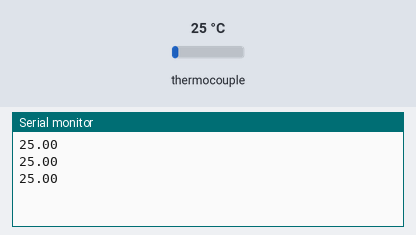
The sketch below on a simulated Arduino Uno, built with avr-gcc and run on an emulated ATmega328P. Shown: the last lines printed to the serial monitor. The inputs (shaded band) are chosen by the test bench; at power-on: thermocouple 25 °C.

Above: at 1.7 s.
1.8 s: thermocouple set to 6 °C
At 2.4 s:
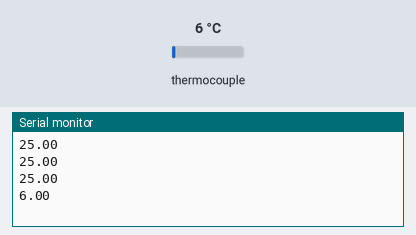
3.3 s: thermocouple set to 75 °C
At 3.9 s:
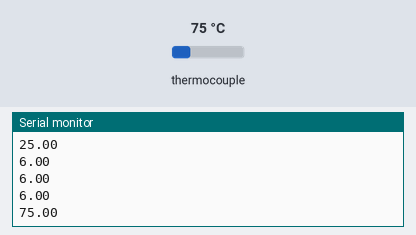
Timing chart, 0 to 6.3 s (numbered marks = the images above; inputs shaded):
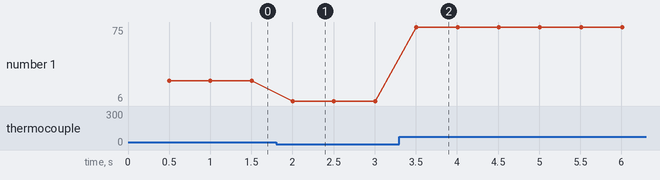

The sketch:

Max6675_V0.ino
```cpp
#include "max6675.h" //INCLUSÃO DE BIBLIOTECA

int ktcSO = 11; //PINO DIGITAL (SO)
int ktcCS = 12; //PINO DIGITAL (CS)
int ktcCLK = 13; //PINO DIGITAL (CLK / SCK)

MAX6675 ktc(ktcCLK, ktcCS, ktcSO); //CRIA UMA INSTÂNCIA UTILIZANDO OS PINOS (CLK, CS, SO)

void setup(){
  Serial.begin(9600); //INICIALIZA A SERIAL
  delay(500); //INTERVALO DE 500 MILISSEGUNDOS
}

void loop(){
   //Serial.print("Temperatura: "); //IMPRIME O TEXTO NO MONITOR SERIAL
   Serial.println(ktc.readCelsius()); //IMPRIME NO MONITOR SERIAL A TEMPERATURA MEDIDA
  // Serial.println("*C"); //IMPRIME O TEXTO NO MONITOR SERIAL
   delay(500); //INTERVALO DE 500 MILISSEGUNDOS
}
```

Measured:
- after the input at 1.8 s, the serial monitor: prints a new line after 0.20 s (image 1)
- after the input at 3.3 s, the serial monitor: prints a new line after 0.21 s (image 2)
- plotted number 1: 25 → 6 after the input at 1.8 s, 6 → 75 after the input at 3.3 s
